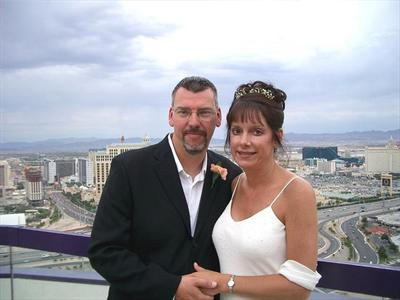
%> input picture DISC_Data/DISC_Input/10004.jpg, 400 x 300 px
$ octave demo.m   (GNU Octave 9; MATLAB toolbox functions it lacks are replaced by stand-ins)
%> lines starting %> are read from the running program, lines starting %| are printed output that depends on the picture
%//
%// MATLAB wrapper for Entropy Rate Superpixel Segmentation
%//
%// This software is used to demo the entropy rate superpixel
%// segmentation algorithm (ERS). The detailed of the algorithm can be
%// found in
%//
%//      Ming-Yu Liu, Oncel Tuzel, Srikumar Ramalingam, Rama Chellappa,
%//      "Entropy Rate Superpixel Segmentation", CVPR2011.
%//
%// Copyright 2011, Ming-Yu Liu <mingyliu@umiacs.umd.edu>
%
close all;clear all;clc

disp('Entropy Rate Superpixel Segmentation Demo');

%%
%//=======================================================================
%// Input
%//=======================================================================
%// These images are duplicated from the Berkeley segmentation dataset,
%// which can be access via the URL
%// http://www.eecs.berkeley.edu/Research/Projects/CS/vision/bsds/
%// We use them only for demonstration purposes.

% img = imread('148089.jpg');
imgage = imread('10004.jpg');
%> imgage is the input picture: size 300x400x3 uint8; mean R, G, B 160.4, 159, 164.6
img = imresize(imgage, [256,256]);
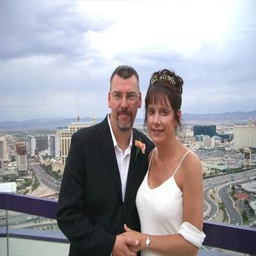
%> img: size 256x256x3 uint8; mean R, G, B 160.4, 159, 164.6

%// Our implementation can take both color and grey scale images.
grey_img = double(rgb2gray(img));
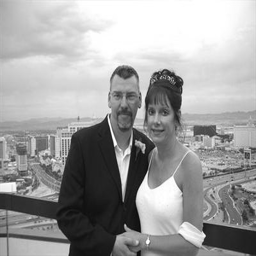
%> grey_img: size 256x256 double; min 8, max 255, mean 160.1

%%
%//=======================================================================
%// Superpixel segmentation
%//=======================================================================
%// nC is the target number of superpixels.
nC = 500;
%// Call the mex function for superpixel segmentation\
%// !!! Note that the output label starts from 0 to nC-1.
t = cputime;

lambda_prime = 0.5;sigma = 5.0;
conn8 = 1; % flag for using 8 connected grid graph (default setting).

%> (the run ends here)

$ run again, with DISC_Data/DISC_Input/10064.jpg copied over DISC_Data/DISC_Input/10004.jpg
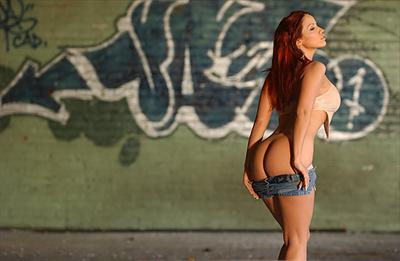
%> input picture DISC_Data/DISC_Input/10064.jpg, 400 x 261 px
%> imgage is the input picture: size 261x400x3 uint8; mean R, G, B 105.6, 98.6, 76.3
%> `img = imresize(imgage, [256,256]);`:
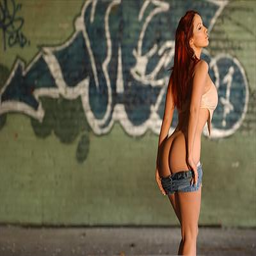
%> img: size 256x256x3 uint8; mean R, G, B 105.6, 98.6, 76.3
%> `grey_img = double(rgb2gray(img));`:
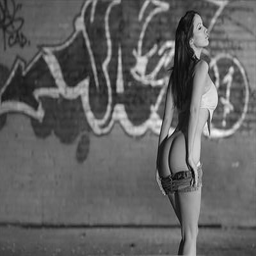
%> grey_img: size 256x256 double; min 5, max 245, mean 98.2

$ run again, with DISC_Data/DISC_Input/173036.jpg copied over DISC_Data/DISC_Input/10004.jpg
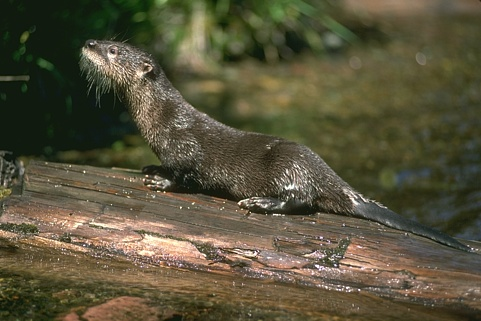
%> input picture DISC_Data/DISC_Input/173036.jpg, 481 x 321 px
%> imgage is the input picture: size 321x481x3 uint8; mean R, G, B 88.1, 83.2, 59.1
%> `img = imresize(imgage, [256,256]);`:
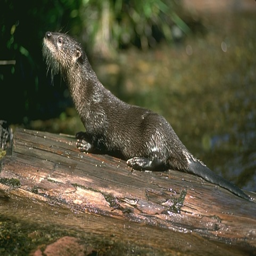
%> img: size 256x256x3 uint8; mean R, G, B 88.1, 83.2, 59.1
%> `grey_img = double(rgb2gray(img));`:
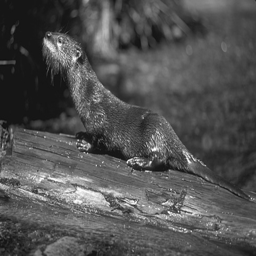
%> grey_img: size 256x256 double; min 15, max 255, mean 81.9
